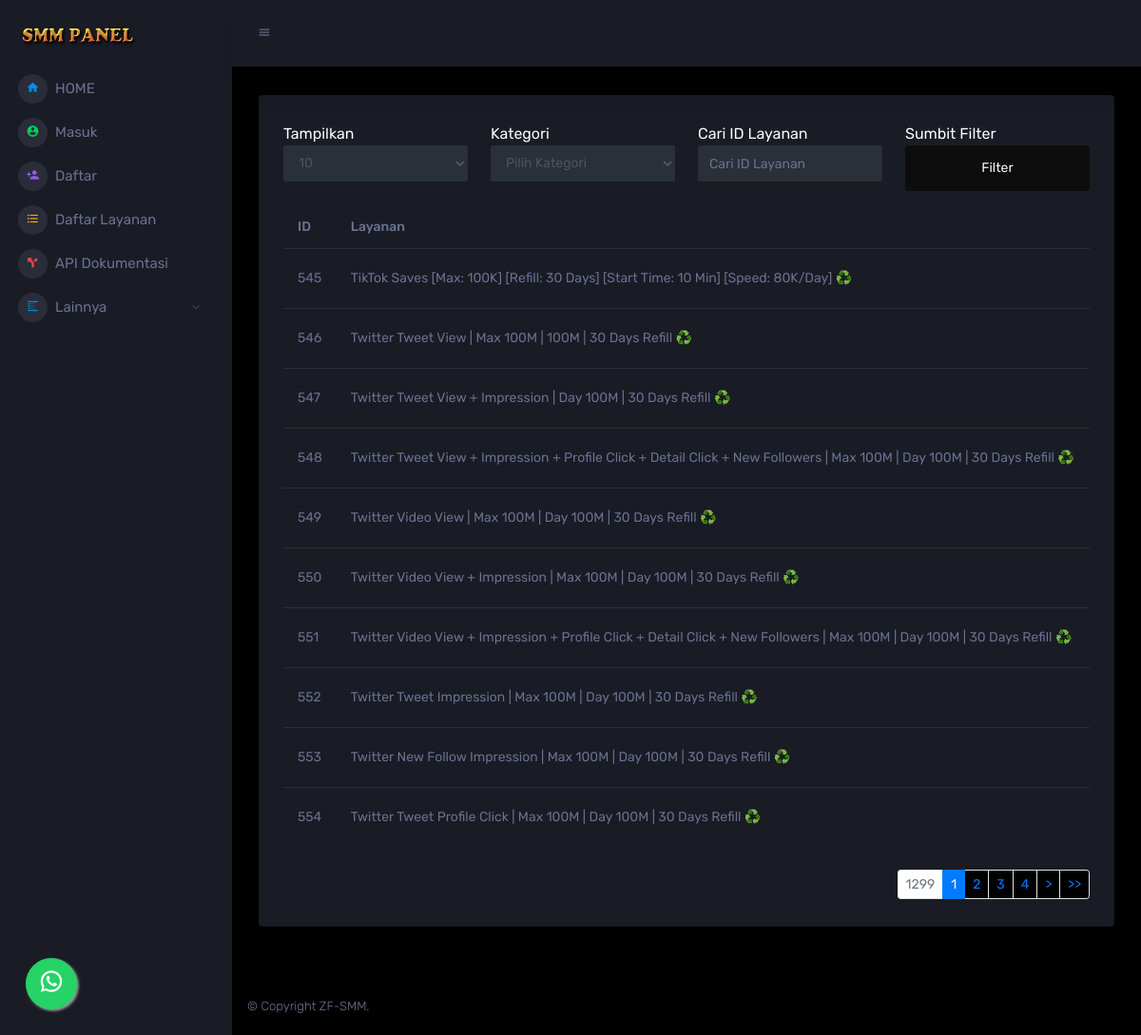
The page /halaman/harga-layanan.php on the database its author committed.
### tables this page shows
CREATE TABLE `setting_web` (
  `id` int NOT NULL,
  `short_title` varchar(100) NOT NULL,
  `title` varchar(200) NOT NULL,
  `deskripsi_web` text NOT NULL,
  `keyword` varchar(500) NOT NULL,
  `wa_number` varchar(13) NOT NULL,
  `facebook_akun` varchar(50) NOT NULL,
  `ig_akun` varchar(20) NOT NULL,
  `twitter` varchar(100) NOT NULL,
  `email_akun` varchar(100) NOT NULL,
  `favicon` varchar(300) NOT NULL,
  `header_logo` varchar(300) NOT NULL,
  `date` date NOT NULL,
  `time` time NOT NULL
);

CREATE TABLE `layanan_sosmed` (
  `id` int NOT NULL,
  `service_id` int NOT NULL,
  `id_kategori` varchar(50) NOT NULL,
  `kategori` varchar(50) NOT NULL,
  `layanan` text NOT NULL,
  `catatan` text NOT NULL,
  `average` text NOT NULL,
  `min` int NOT NULL,
  `max` int NOT NULL,
  `harga` double NOT NULL,
  `harga_api` double NOT NULL,
  `profit` double NOT NULL,
  `status` enum('Aktif','Tidak Aktif') NOT NULL,
  `provider_id` int NOT NULL,
  `provider` varchar(50) NOT NULL,
  `tipe` varchar(50) NOT NULL,
  `refill` varchar(50) NOT NULL
);

### halaman/harga-layanan.php (the view, shortened to what the rows shown need)
<?php
require '../config.php';
require '../lib/header.php';
?>
<div class="content-wrapper">
    <div class="row ">
        <div class="col-12 grid-margin">
            <div class="card">
                <div class="card-body">
                    <div class="table-responsive">
                        <table class="table">
                            <thead>
                                <tr>
                                    <th>  ID </th>
                                    <th> Layanan </th>
                                </tr>
                            </thead>
                            <tbody>
                                <?php
                                if (isset($_GET['cari'])) {
                                    $cari_oid = $conn->real_escape_string(filter($_GET['cari']));
                                    $cari_status = $conn->real_escape_string(filter($_GET['kategori']));
                                    $cek_pesanan = "SELECT * FROM layanan_sosmed WHERE service_id LIKE '%$cari_oid%' AND id_kategori LIKE '%$cari_status%' ORDER BY harga ASC";
                                } else {
                                    $cek_pesanan = "SELECT * FROM layanan_sosmed ORDER BY harga ASC";
                                }
                                if (isset($_GET['cari'])) {
                                    $cari_urut = $conn->real_escape_string(filter($_GET['tampil']));
                                    $records_per_page = $cari_urut;
                                } else {
                                    $records_per_page = 10;
                                }
                                $starting_position = 0;
                                $new_query = $cek_pesanan . " LIMIT $starting_position, $records_per_page";
                                $new_query = $conn->query($new_query);
                                while ($data_layanan = $new_query->fetch_assoc()) {
                                ?>
                                    <tr>
                                        <td><?php echo $data_layanan['service_id']; ?></td>
                                        <td><?php echo $data_layanan['layanan']; ?> </td>
                                    </tr>
                                <?php } ?>
                            </tbody>
                        </table>
                    </div><br>
                </div>
            </div>
        </div>
    </div>
</div>
<?php
require '../lib/footer.php';
?>

### lib/header.php (shortened to what the rows shown need)
<?php
require 'database.php';
?>
<!DOCTYPE html>
<html lang="en">
<head>
    <link rel="stylesheet" href="/assets/vendors/mdi/css/materialdesignicons.min.css">
    <link rel="stylesheet" href="/assets/vendors/css/vendor.bundle.base.css">
    <link rel="stylesheet" href="/assets/vendors/select2/select2.min.css">
    <link rel="stylesheet" href="/assets/vendors/select2-bootstrap-theme/select2-bootstrap.min.css">
    <link rel="stylesheet" href="/assets/vendors/jvectormap/jquery-jvectormap.css">
    <link rel="stylesheet" href="/assets/vendors/flag-icon-css/css/flag-icon.min.css">
    <link rel="stylesheet" href="/assets/vendors/owl-carousel-2/owl.carousel.min.css">
    <link rel="stylesheet" href="/assets/vendors/owl-carousel-2/owl.theme.default.min.css">
    <link rel="stylesheet" href="/assets/css/style.css">
    <link rel="stylesheet" type="text/css" href="/landing/assets/whatsapp.css">
</head>
<body>
    <div class="container-scroller">
        <nav class="sidebar sidebar-offcanvas" id="sidebar">
            <div class="sidebar-brand-wrapper d-none d-lg-flex align-items-center justify-content-center fixed-top">
                <a class="sidebar-brand brand-logo" href="/"><img src="/assets/images/header-logo/<?php echo $data['header_logo']; ?>" alt="logo" /></a>
            </div>
        </nav>
        <div class="container-fluid page-body-wrapper">
            <div class="main-panel">

### lib/footer.php (shortened to what the rows shown need)
<footer class="footer">
    <div class="d-sm-flex justify-content-center justify-content-sm-between">
        <span class="text-muted d-block text-center text-sm-left d-sm-inline-block">© Copyright <?php echo $data['short_title']; ?>.</span>
    </div>
</footer>
</div>
</div>
</div>
<link rel="stylesheet" href="/assets/vendors/mdi/css/materialdesignicons.min.css">
</body>
</html

### rows shown on the page
setting_web: header_logo (picture), short_title "ZF-SMM"
layanan_sosmed: service "545", layanan "TikTok Saves [Max: 100K] [Refill: 30 Days] [Start Time: 10 Min] [Speed: 80K/Day] ♻️"
layanan_sosmed: service "546", layanan "Twitter Tweet View | Max 100M | 100M | 30 Days Refill ♻️"
layanan_sosmed: service "547", layanan "Twitter Tweet View + Impression | Day 100M | 30 Days Refill ♻️"
layanan_sosmed: service "548", layanan "Twitter Tweet View + Impression + Profile Click + Detail Click + New Followers | Max 100M | Day 100M | 30 Days Refill ♻️"
layanan_sosmed: service "549", layanan "Twitter Video View | Max 100M | Day 100M | 30 Days Refill ♻️"
layanan_sosmed: service "550", layanan "Twitter Video View + Impression | Max 100M | Day 100M | 30 Days Refill ♻️"
layanan_sosmed: service "551", layanan "Twitter Video View + Impression + Profile Click + Detail Click + New Followers | Max 100M | Day 100M | 30 Days Refill ♻️"
layanan_sosmed: service "552", layanan "Twitter Tweet Impression | Max 100M | Day 100M | 30 Days Refill ♻️"
layanan_sosmed: service "553", layanan "Twitter New Follow Impression | Max 100M | Day 100M | 30 Days Refill ♻️"
layanan_sosmed: service "554", layanan "Twitter Tweet Profile Click | Max 100M | Day 100M | 30 Days Refill ♻️"

### other values the page prints
$total_records "1299"
